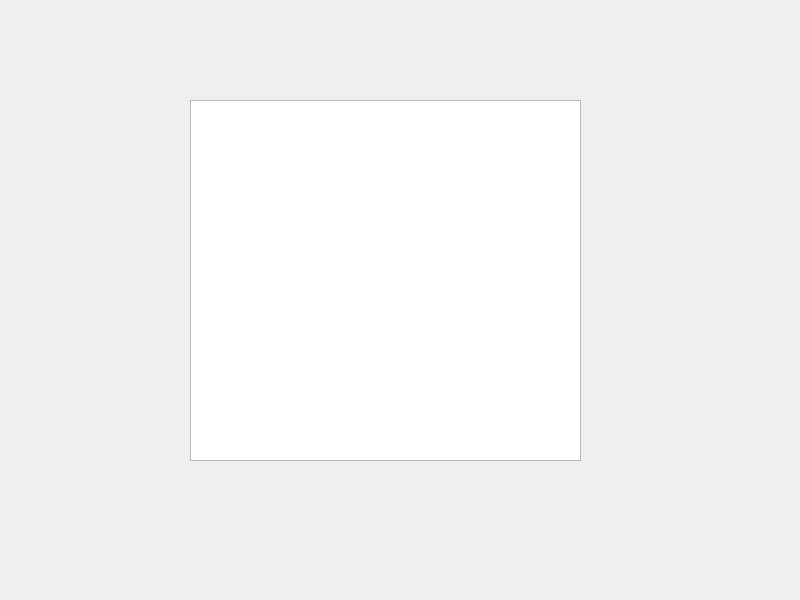
<?xml version="1.0" encoding="UTF-8"?>
<!--
  - Copyright (c) 2024. aaron.
  -
  - This program is under the GPL-3.0 license.
  - if you have not received it or the program has a bug, please let me know:
  - <communicate_aaron@outlook.com>.
  -->

<ui version="4.0">
    <class>Widget</class>
    <widget class="QWidget" name="Widget">
        <property name="geometry">
            <rect>
                <x>0</x>
                <y>0</y>
                <width>800</width>
                <height>600</height>
            </rect>
        </property>
        <property name="windowTitle">
            <string>Widget</string>
        </property>
        <widget class="QPlainTextEdit" name="plain_text_edit">
            <property name="geometry">
                <rect>
                    <x>190</x>
                    <y>100</y>
                    <width>391</width>
                    <height>361</height>
                </rect>
            </property>
        </widget>
    </widget>
    <resources/>
    <connections/>
</ui>
